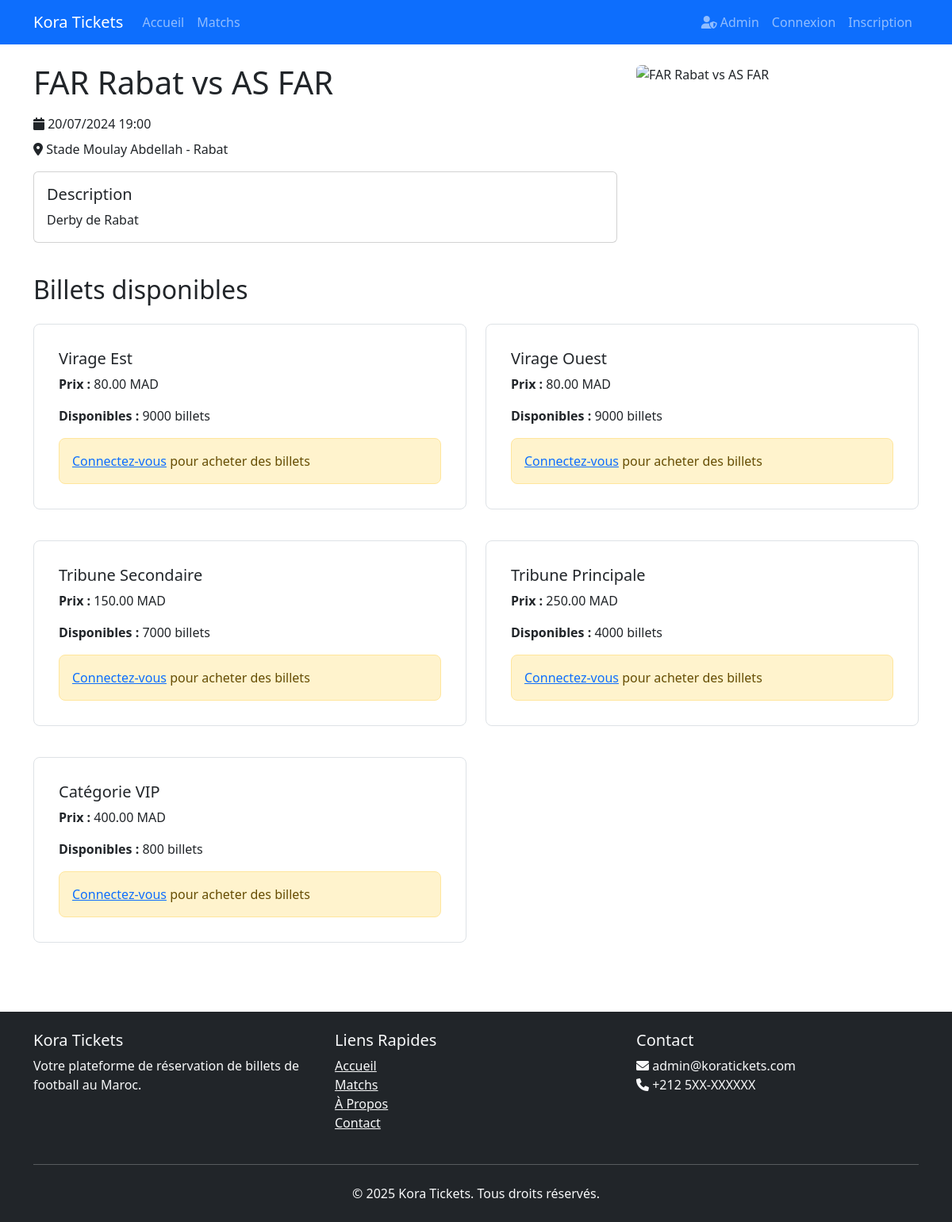
Page /match.php?id=2 on the committed database.
### tables this page shows
CREATE TABLE `matches` (
  `id` int(11) NOT NULL,
  `home_team` varchar(100) NOT NULL,
  `away_team` varchar(100) NOT NULL,
  `match_date` datetime NOT NULL,
  `stadium_id` int(11) NOT NULL,
  `description` text DEFAULT NULL,
  `image_url` varchar(255) DEFAULT NULL,
  `created_at` timestamp NOT NULL DEFAULT current_timestamp(),
  `updated_at` timestamp NOT NULL DEFAULT current_timestamp() ON UPDATE current_timestamp()
);

CREATE TABLE `stadiums` (
  `id` int(11) NOT NULL,
  `name` varchar(100) NOT NULL,
  `location` varchar(255) NOT NULL,
  `capacity` int(11) NOT NULL,
  `created_at` timestamp NOT NULL DEFAULT current_timestamp()
);

CREATE TABLE `ticket_categories` (
  `id` int(11) NOT NULL,
  `match_id` int(11) NOT NULL,
  `name` varchar(100) NOT NULL,
  `price` decimal(10,2) NOT NULL,
  `total_quantity` int(11) NOT NULL,
  `available_quantity` int(11) NOT NULL,
  `created_at` timestamp NOT NULL DEFAULT current_timestamp()
);

### config/config.php (called while the page is built, shortened)
<?php
function isLoggedIn() {
    return isset($_SESSION['user_id']);
}
?>

### match.php (the view, shortened to what this page needs)
<?php
require_once __DIR__ . '/includes/header.php';
$match_id = (int)$_GET['id'];
$stmt = $conn->prepare("
    SELECT m.*, s.name as stadium_name, s.location as stadium_location
    FROM matches m
    JOIN stadiums s ON m.stadium_id = s.id
    WHERE m.id = ?
");
$stmt->execute([$match_id]);
$match = $stmt->fetch(PDO::FETCH_ASSOC);
$stmt = $conn->prepare("
    SELECT *
    FROM ticket_categories
    WHERE match_id = ? AND available_quantity > 0
    ORDER BY price ASC
");
$stmt->execute([$match_id]);
$ticket_categories = $stmt->fetchAll(PDO::FETCH_ASSOC);
?>
<div class="container">
    <div class="row mb-4">
        <div class="col-md-8">
            <h1 class="mb-3">
                <?php echo htmlspecialchars($match['home_team'] . ' vs ' . $match['away_team']); ?>
            </h1>
            <div class="mb-3">
                <p class="mb-2">
                    <i class="fas fa-calendar"></i>
                    <?php echo date('d/m/Y H:i', strtotime($match['match_date'])); ?>
                </p>
                <p class="mb-2">
                    <i class="fas fa-map-marker-alt"></i>
                    <?php echo htmlspecialchars($match['stadium_name']); ?> -
                    <?php echo htmlspecialchars($match['stadium_location']); ?>
                </p>
            </div>
            <?php if ($match['description']): ?>
                <div class="card mb-3">
                    <div class="card-body">
                        <h5 class="card-title">Description</h5>
                        <p class="card-text"><?php echo nl2br(htmlspecialchars($match['description'])); ?></p>
                    </div>
                </div>
            <?php endif; ?>
        </div>
        <div class="col-md-4">
            <img src="<?php echo htmlspecialchars($match['image_url']); ?>"
                 alt="<?php echo htmlspecialchars($match['home_team'] . ' vs ' . $match['away_team']); ?>"
                 class="img-fluid rounded">
        </div>
    </div>
    <h2 class="mb-4">Billets disponibles</h2>
    <?php if (empty($ticket_categories)): ?>
        <div class="alert alert-info">
            Désolé, il n'y a plus de billets disponibles pour ce match.
        </div>
    <?php else: ?>
        <div class="row">
            <?php foreach ($ticket_categories as $category): ?>
                <div class="col-md-6 mb-4">
                    <div class="card ticket-category">
                        <div class="card-body">
                            <h5 class="card-title"><?php echo htmlspecialchars($category['name']); ?></h5>
                            <p class="card-text">
                                <strong>Prix :</strong> <?php echo number_format($category['price'], 2); ?> MAD
                            </p>
                            <p class="card-text">
                                <strong>Disponibles :</strong> <?php echo $category['available_quantity']; ?> billets
                            </p>
                            <?php if (isLoggedIn()): ?>
                                <form class="d-flex align-items-center" onsubmit="return addToCart(<?php echo $category['id']; ?>, this.quantity.value)">
                                    <div class="input-group me-2" style="width: 120px;">
                                        <input type="number"
                                               class="form-control"
                                               name="quantity"
                                               min="1"
                                               max="<?php echo $category['available_quantity']; ?>"
                                               value="1">
                                    </div>
                                    <button type="submit" class="btn btn-primary">
                                        <i class="fas fa-cart-plus"></i> Ajouter
                                    </button>
                                </form>
                            <?php else: ?>
                                <div class="alert alert-warning mb-0">
                                    <a href="login.php">Connectez-vous</a> pour acheter des billets
                                </div>
                            <?php endif; ?>
                        </div>
                    </div>
                </div>
            <?php endforeach; ?>
        </div>
    <?php endif; ?>
</div>
<?php require_once 'includes/footer.php'; ?>

### assets/css/style.css (style rules this page uses)
body { min-height: 100vh; display: flex; flex-direction: column; }
.ticket-category { border: 1px solid #dee2e6; border-radius: 8px; padding: 15px; margin-bottom: 15px; }
.alert { border-radius: 8px; margin-bottom: 20px; }

### rows in the picture
matches: home_team+away_team "FAR Rabat vs AS FAR", match_date "20/07/2024 19:00", stadium.name "Stade Moulay Abdellah", stadium.location "Rabat", description "Derby de Rabat"
ticket_categories: name "Virage Est", price "80.00", available_quantity "9000"
ticket_categories: name "Virage Ouest", price "80.00", available_quantity "9000"
ticket_categories: name "Tribune Secondaire", price "150.00", available_quantity "7000"
ticket_categories: name "Tribune Principale", price "250.00", available_quantity "4000"
ticket_categories: name "Catégorie VIP", price "400.00", available_quantity "800"

### other values in the picture
SITE_NAME "Kora Tickets"
ADMIN_EMAIL "admin@koratickets.com"
